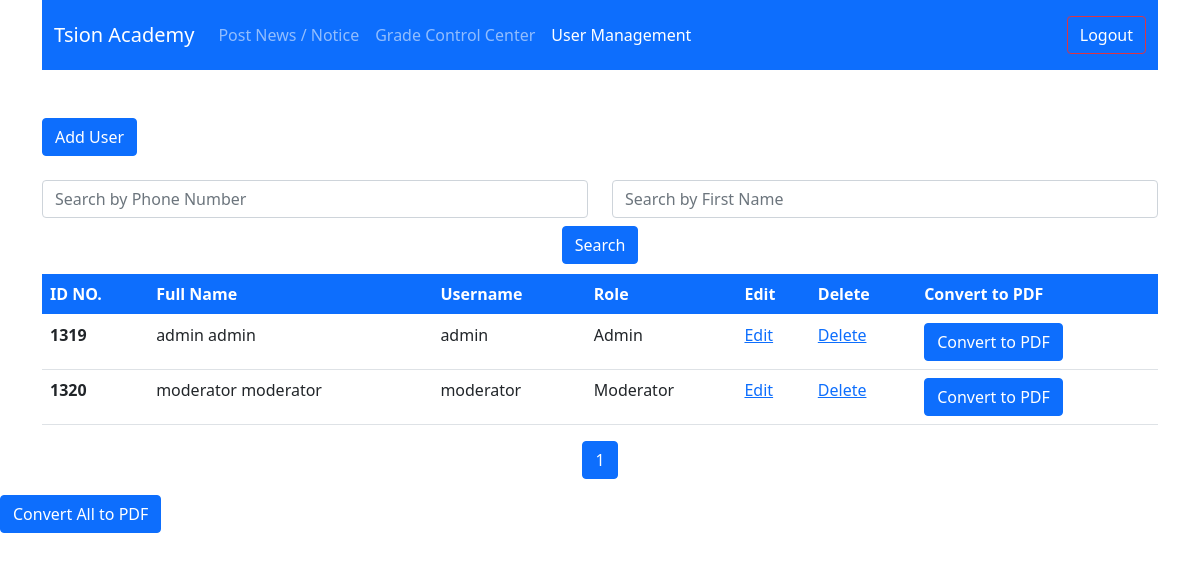
The page /users.php (signed in) on the database its author committed.
### tables this page shows
CREATE TABLE `users` (
  `id` int(11) NOT NULL,
  `first_name` varchar(20) NOT NULL,
  `last_name` varchar(20) NOT NULL,
  `username` varchar(30) NOT NULL,
  `password` text NOT NULL,
  `role` int(11) NOT NULL
);

### users.php (the view, shortened to what this page needs)
<?php
include "configure.php";
$limit = 20;
if (isset($_GET['page'])) {
    $page_num = $_GET['page'];
} else {
    $page_num = 1;
}
$search_conditions = array();
if (!empty($search_conditions)) {
    $search_condition = "WHERE " . implode(" OR ", $search_conditions);
} else {
    $search_condition = "";
}
$offset = ($page_num - 1) * $limit;
$query = "SELECT * FROM users $search_condition ORDER BY id ASC LIMIT {$offset}, {$limit}";
$result = mysqli_query($connection, $query) or die("Failed");
$count = mysqli_num_rows($result);
?>
<!DOCTYPE html>
<html lang="en">
<head>
    <link href="https://cdn.jsdelivr.net/npm/bootstrap@5.0.0-beta1/dist/css/bootstrap.min.css" rel="stylesheet"
>
</head>
<body>
<div class="container">
    <nav class="navbar navbar-expand-lg navbar-dark bg-primary">
        <div class="container">
            <a class="navbar-brand text-white" href="#">Tsion Academy</a>
            <div class="collapse navbar-collapse" id="navbarText">
                <ul class="navbar-nav me-auto mb-2 mb-lg-0">
                    <li class="nav-item">
                        <a class="nav-link" aria-current="page" href="post.php">Post News / Notice </a>
                    </li>
                    <?php if ($_SESSION['role'] == 0) { ?>
                        <li class="nav-item">
                            <a class="nav-link" href="category.php">Grade Control Center</a>
                        </li>
                        <li class="nav-item">
                            <a class="nav-link active" href="users.php">User Management</a>
                        </li>
                    <?php } ?>
                </ul>
                <span class="navbar-text text-white">
                    <a href="logout.php" class="btn btn-outline-danger">Logout</a>
                </span>
            </div>
        </div>
    </nav>
    <br>
    <br>
    <a href="add_user.php" type="button" class="btn btn-primary">Add User</a>
    <br>
    <br>
    <form action="users.php" method="GET" class="form-inline">
    <div class="row">
        <div class="col-md-6 mb-2">
            <input type="text" class="form-control" name="username" placeholder="Search by Phone Number" style="width: 100%;">
        </div>
        <div class="col-md-6 mb-2">
            <input type="text" class="form-control" name="first_name" placeholder="Search by First Name" style="width: 100%;">
        </div>
        <div class="col-md-12 text-center">
            <button type="submit" class="btn btn-primary" style="margin-bottom:10px;">Search</button>
        </div>
    </div>
</form>
    <?php
    if ($count > 0) {
    ?>
    <div class="table-responsive">
        <table class="table caption-top">
            <thead class="bg-primary text-white">
            <tr>
                <th scope="col">ID NO.</th>
                <th scope="col">Full Name</th>
                <th scope="col">Username</th>
                <th scope="col">Role</th>
                <th scope="col">Edit</th>
                <th scope="col">Delete</th>
                <th scope="col">Convert to PDF</th>
            </tr>
            </thead>
            <tbody>
            <?php
            while ($row = mysqli_fetch_assoc($result)) {
                ?>
                <tr id="record-<?php echo $row['id']; ?>">
                    <th scope="row"><?php echo $row['id'] ?></th>
                    <td><?php echo $row['first_name'] . " " . $row['last_name'] ?></td>
                    <td><?php echo $row['username'] ?></td>
                    <td><?php
                        if ($row['role'] == 1) {
                            echo "Moderator";
                        } else {
                            echo "Admin";
                        }
                        ?></td>
                    <td><a href="edit_user.php?id=<?php echo $row['id'] ?>">Edit</a></td>
                    <td><a onclick="return confirm('Press OK for Delete')"
                           href="delete_user.php?id=<?php echo $row['id'] ?>">Delete</a></td>
                    <td>
                        <button class="btn btn-primary" onclick="convertToPDF(<?php echo $row['id']; ?>)">
                            Convert to PDF
                        </button>
                    </td>
                </tr>
                <?php
            }
            ?>
            </tbody>
        </table>
    </div>
    <?php
    } else {
        echo "<p>No results found.</p>";
    }
    ?>
     <?php
    $query1 = "SELECT * FROM users";
    $result1 = mysqli_query($connection, $query1) or die("Failed!");
    $count1 = mysqli_num_rows($result1);
    if ($count1) {
        $total_page = ceil($count1 / $limit);
        echo "<ul class='pagination justify-content-center'>";
        for ($i = 1; $i <= $total_page; $i++) {
            if ($i == $page_num) {
                $active = 'active';
            } else {
                $active = '';
            }
            echo "<li class='page-item " . $active . "'><a class='page-link' href='users.php?page=" . $i . "'>" . $i . "</a></li>";
        }
        echo "</ul>";
    }
    ?>
</div>
<button id="convertAllToPDF" class="btn btn-primary">Convert All to PDF</button>
</body>
</html>

### rows shown on the page
users: id "1319", first_name "admin", last_name "admin", username "admin", role "Admin"
users: id "1320", first_name "moderator", last_name "moderator", username "moderator", role "Moderator"
